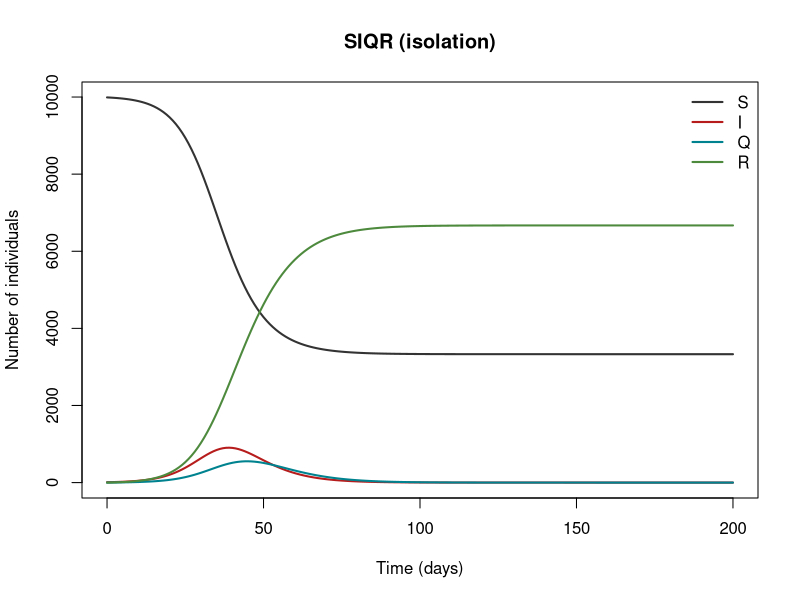

Here is the R script that generated this plot:
## SIQR (isolation)
## Infectious individuals are detected and isolated (Q) at rate q and no longer transmit.
## Reference: Hethcote, Zhien & Shengbing (2002), Math. Biosci. 180:141-160
##
## Generated from a compartmental model diagram (model format v1).
## Regenerating from the same diagram always gives this exact file.
##
## Compartments: S, I, Q, R
## Flows (time unit: days):
##   S -> I  : lam * S
##   I -> R  : gamma * I
##   I -> Q  : q * I
##   Q -> R  : gamma * Q

library(deSolve)

# ---- Time ------------------------------------------------------------
times <- seq(0, 200, by = 1)  # days

# ---- Parameters ------------------------------------------------------
parameters <- c(
  beta = 0.4,     # transmission rate per day
  gamma = 1 / 7,  # recovery rate
  q = 0.1         # rate of detection and isolation
)

# ---- Initial conditions ----------------------------------------------
state <- c(
  S = 9990,  # Susceptible
  I = 10,    # Infectious
  Q = 0,     # Isolated
  R = 0      # Recovered
)

# ---- Model equations -------------------------------------------------
siqr_model <- function(t, state, parameters) {
  with(as.list(c(state, parameters)), {
    # Total population
    N <- S + I + Q + R

    # Derived quantities
    lam <- beta * I / N  # force of infection

    # Rates of change
    dS <- -lam * S
    dI <- lam * S - gamma * I - q * I
    dQ <- q * I - gamma * Q
    dR <- gamma * I + gamma * Q

    list(c(dS, dI, dQ, dR))
  })
}

# ---- Solve -----------------------------------------------------------
out <- ode(y = state, times = times, func = siqr_model, parms = parameters)
out <- as.data.frame(out)

# ---- Plot ------------------------------------------------------------
compartment_cols <- c(S = "#333333", I = "#B71C1C", Q = "#00838F", R = "#4E8A3E")
matplot(out$time, out[, names(compartment_cols)], type = "l", lty = 1, lwd = 2,
        col = compartment_cols, xlab = "Time (days)", ylab = "Number of individuals",
        main = "SIQR (isolation)")
legend("topright", legend = names(compartment_cols), col = compartment_cols,
       lty = 1, lwd = 2, bty = "n")
